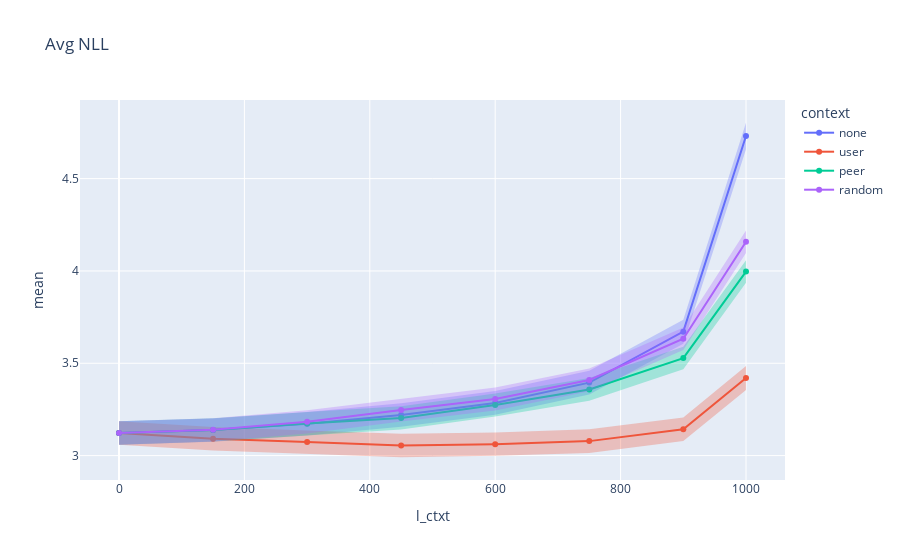

Notebook code cell kept with this figure:
### Markdown cell above
### Vary both window and context length

### Code cell
line(data_frame=results, x="l_ctxt", y="mean", error_y="ci", error_y_mode='bands', color="context", markers=True, hover_data=["ci"], title="Avg NLL")

### Figure 1 — Plotly figure (JSON) as saved in the notebook; plotly's stock layout.template omitted (floating-point values rounded to 4 significant figures)
{"data": [{"fill": "toself", "fillcolor": "rgba(99,110,250,.3)", "hoverinfo": "skip", "legendgroup": "none", "line": {"color": "rgba(255,255,255,0)"}, "showlegend": false, "type": "scatter", "x": [0, 150, 300, 450, 600, 750, 900, 1000, 1000, 900, 750, 600, 450, 300, 150, 0], "xaxis": "x", "y": [3.186, 3.202, 3.236, 3.284, 3.349, 3.459, 3.736, 4.802, 4.659, 3.606, 3.331, 3.222, 3.157, 3.109, 3.075, 3.059], "yaxis": "y"}, {"customdata": [[0.0635], [0.06346], [0.06343], [0.06355], [0.06382], [0.06412], [0.06495], [0.07169]], "hovertemplate": "context=none<br>l_ctxt=%{x}<br>mean=%{y}<br>ci=%{customdata[0]}<extra></extra>", "legendgroup": "none", "line": {"color": "#636efa", "dash": "solid"}, "marker": {"symbol": "circle"}, "mode": "lines+markers", "name": "none", "orientation": "v", "showlegend": true, "type": "scatter", "x": [0, 150, 300, 450, 600, 750, 900, 1000], "xaxis": "x", "y": [3.122, 3.138, 3.172, 3.22, 3.285, 3.395, 3.671, 4.731], "yaxis": "y"}, {"fill": "toself", "fillcolor": "rgba(239,85,59,.3)", "hoverinfo": "skip", "legendgroup": "user", "line": {"color": "rgba(255,255,255,0)"}, "showlegend": false, "type": "scatter", "x": [0, 150, 300, 450, 600, 750, 900, 1000, 1000, 900, 750, 600, 450, 300, 150, 0], "xaxis": "x", "y": [3.186, 3.154, 3.137, 3.118, 3.126, 3.142, 3.207, 3.486, 3.356, 3.079, 3.015, 2.999, 2.991, 3.01, 3.028, 3.059], "yaxis": "y"}, {"customdata": [[0.0635], [0.06302], [0.06314], [0.06338], [0.06343], [0.06371], [0.06364], [0.0651]], "hovertemplate": "context=user<br>l_ctxt=%{x}<br>mean=%{y}<br>ci=%{customdata[0]}<extra></extra>", "legendgroup": "user", "line": {"color": "#EF553B", "dash": "solid"}, "marker": {"symbol": "circle"}, "mode": "lines+markers", "name": "user", "orientation": "v", "showlegend": true, "type": "scatter", "x": [0, 150, 300, 450, 600, 750, 900, 1000], "xaxis": "x", "y": [3.122, 3.091, 3.074, 3.055, 3.062, 3.078, 3.143, 3.421], "yaxis": "y"}, {"fill": "toself", "fillcolor": "rgba(0,204,150,.3)", "hoverinfo": "skip", "legendgroup": "peer", "line": {"color": "rgba(255,255,255,0)"}, "showlegend": false, "type": "scatter", "x": [0, 150, 300, 450, 600, 750, 900, 1000, 1000, 900, 750, 600, 450, 300, 150, 0], "xaxis": "x", "y": [3.186, 3.202, 3.236, 3.267, 3.336, 3.42, 3.589, 4.057, 3.936, 3.467, 3.297, 3.211, 3.142, 3.111, 3.076, 3.059], "yaxis": "y"}, {"customdata": [[0.0635], [0.06302], [0.0628], [0.06262], [0.0622], [0.06181], [0.06105], [0.06061]], "hovertemplate": "context=peer<br>l_ctxt=%{x}<br>mean=%{y}<br>ci=%{customdata[0]}<extra></extra>", "legendgroup": "peer", "line": {"color": "#00cc96", "dash": "solid"}, "marker": {"symbol": "circle"}, "mode": "lines+markers", "name": "peer", "orientation": "v", "showlegend": true, "type": "scatter", "x": [0, 150, 300, 450, 600, 750, 900, 1000], "xaxis": "x", "y": [3.122, 3.139, 3.174, 3.204, 3.274, 3.358, 3.528, 3.997], "yaxis": "y"}, {"fill": "toself", "fillcolor": "rgba(171,99,250,.3)", "hoverinfo": "skip", "legendgroup": "random", "line": {"color": "rgba(255,255,255,0)"}, "showlegend": false, "type": "scatter", "x": [0, 150, 300, 450, 600, 750, 900, 1000, 1000, 900, 750, 600, 450, 300, 150, 0], "xaxis": "x", "y": [3.186, 3.202, 3.246, 3.309, 3.369, 3.471, 3.694, 4.219, 4.097, 3.572, 3.348, 3.244, 3.185, 3.12, 3.077, 3.059], "yaxis": "y"}, {"customdata": [[0.0635], [0.06288], [0.06263], [0.06229], [0.06216], [0.06152], [0.06114], [0.06099]], "hovertemplate": "context=random<br>l_ctxt=%{x}<br>mean=%{y}<br>ci=%{customdata[0]}<extra></extra>", "legendgroup": "random", "line": {"color": "#ab63fa", "dash": "solid"}, "marker": {"symbol": "circle"}, "mode": "lines+markers", "name": "random", "orientation": "v", "showlegend": true, "type": "scatter", "x": [0, 150, 300, 450, 600, 750, 900, 1000], "xaxis": "x", "y": [3.122, 3.139, 3.183, 3.247, 3.306, 3.41, 3.633, 4.158], "yaxis": "y"}], "layout": {"legend": {"title": {"text": "context"}, "tracegroupgap": 0}, "title": {"text": "Avg NLL"}, "xaxis": {"anchor": "y", "domain": [0, 1], "title": {"text": "l_ctxt"}}, "yaxis": {"anchor": "x", "domain": [0, 1], "title": {"text": "mean"}}}}
